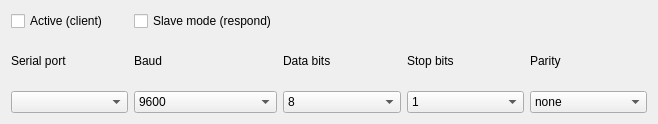
<?xml version="1.0" encoding="UTF-8"?>
<ui version="4.0">
 <class>SerialSettingsWidget</class>
 <widget class="QWidget" name="SerialSettingsWidget">
  <property name="geometry">
   <rect>
    <x>0</x>
    <y>0</y>
    <width>658</width>
    <height>124</height>
   </rect>
  </property>
  <property name="minimumSize">
   <size>
    <width>0</width>
    <height>124</height>
   </size>
  </property>
  <property name="windowTitle">
   <string>Form</string>
  </property>
  <layout class="QGridLayout" name="gridLayout">
   <item row="0" column="0">
    <widget class="QCheckBox" name="checkBox">
     <property name="text">
      <string>Active (client)</string>
     </property>
    </widget>
   </item>
   <item row="0" column="1">
    <widget class="QCheckBox" name="slaveMode">
     <property name="text">
      <string>Slave mode (respond)</string>
     </property>
    </widget>
   </item>
   <item row="1" column="0">
    <widget class="QLabel" name="label">
     <property name="text">
      <string>Serial port</string>
     </property>
    </widget>
   </item>
   <item row="1" column="1">
    <widget class="QLabel" name="label_2">
     <property name="text">
      <string>Baud</string>
     </property>
    </widget>
   </item>
   <item row="1" column="2">
    <widget class="QLabel" name="label_3">
     <property name="text">
      <string>Data bits</string>
     </property>
    </widget>
   </item>
   <item row="1" column="3">
    <widget class="QLabel" name="label_4">
     <property name="text">
      <string>Stop bits</string>
     </property>
    </widget>
   </item>
   <item row="1" column="4">
    <widget class="QLabel" name="label_5">
     <property name="text">
      <string>Parity</string>
     </property>
    </widget>
   </item>
   <item row="2" column="0">
    <widget class="QComboBox" name="serialPort"/>
   </item>
   <item row="2" column="1">
    <widget class="QComboBox" name="baud">
     <property name="currentIndex">
      <number>2</number>
     </property>
     <item>
      <property name="text">
       <string>1200</string>
      </property>
     </item>
     <item>
      <property name="text">
       <string>4800</string>
      </property>
     </item>
     <item>
      <property name="text">
       <string>9600</string>
      </property>
     </item>
     <item>
      <property name="text">
       <string>19200</string>
      </property>
     </item>
     <item>
      <property name="text">
       <string>38400</string>
      </property>
     </item>
     <item>
      <property name="text">
       <string>57600</string>
      </property>
     </item>
     <item>
      <property name="text">
       <string>115200</string>
      </property>
     </item>
     <item>
      <property name="text">
       <string>230400</string>
      </property>
     </item>
     <item>
      <property name="text">
       <string>250000</string>
      </property>
     </item>
     <item>
      <property name="text">
       <string>460800</string>
      </property>
     </item>
     <item>
      <property name="text">
       <string>500000</string>
      </property>
     </item>
     <item>
      <property name="text">
       <string>921600</string>
      </property>
     </item>
     <item>
      <property name="text">
       <string>1000000</string>
      </property>
     </item>
    </widget>
   </item>
   <item row="2" column="2">
    <widget class="QComboBox" name="dataBits">
     <property name="currentIndex">
      <number>1</number>
     </property>
     <item>
      <property name="text">
       <string>7</string>
      </property>
     </item>
     <item>
      <property name="text">
       <string>8</string>
      </property>
     </item>
    </widget>
   </item>
   <item row="2" column="3">
    <widget class="QComboBox" name="stopBits">
     <item>
      <property name="text">
       <string>1</string>
      </property>
     </item>
     <item>
      <property name="text">
       <string>2</string>
      </property>
     </item>
    </widget>
   </item>
   <item row="2" column="4">
    <widget class="QComboBox" name="parity">
     <item>
      <property name="text">
       <string>none</string>
      </property>
     </item>
     <item>
      <property name="text">
       <string>odd</string>
      </property>
     </item>
     <item>
      <property name="text">
       <string>even</string>
      </property>
     </item>
    </widget>
   </item>
  </layout>
 </widget>
 <resources/>
 <connections/>
</ui>
